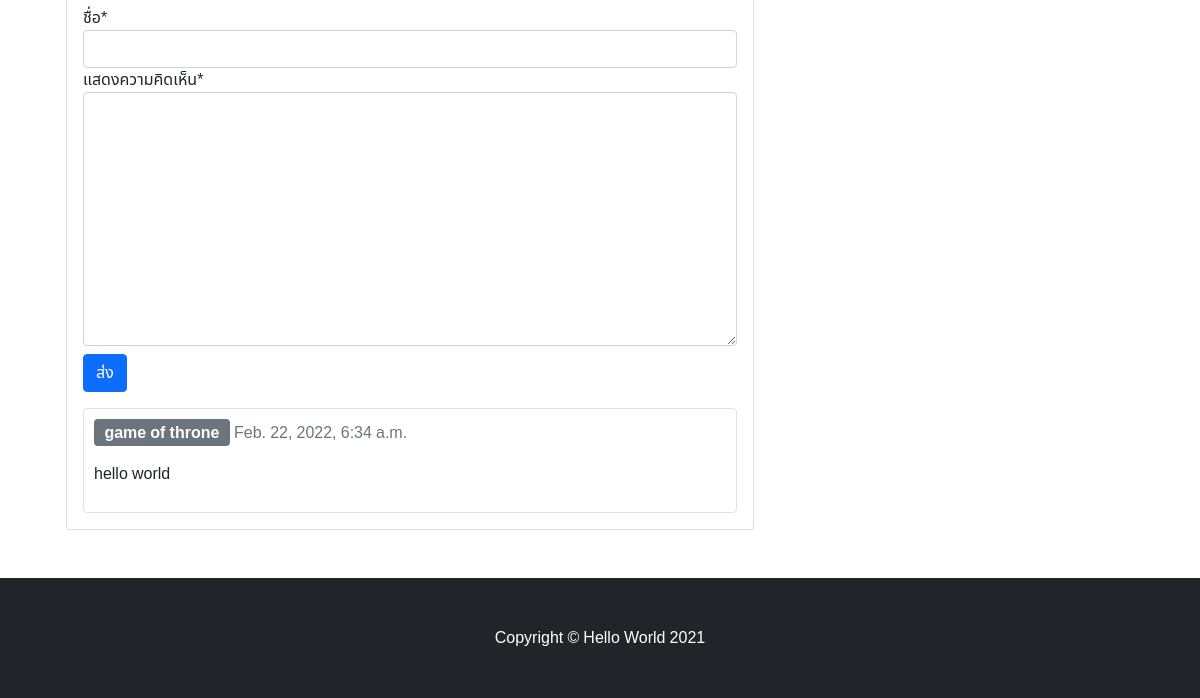
The page /what-is-technology/ (lower part) on the database as committed earlier.
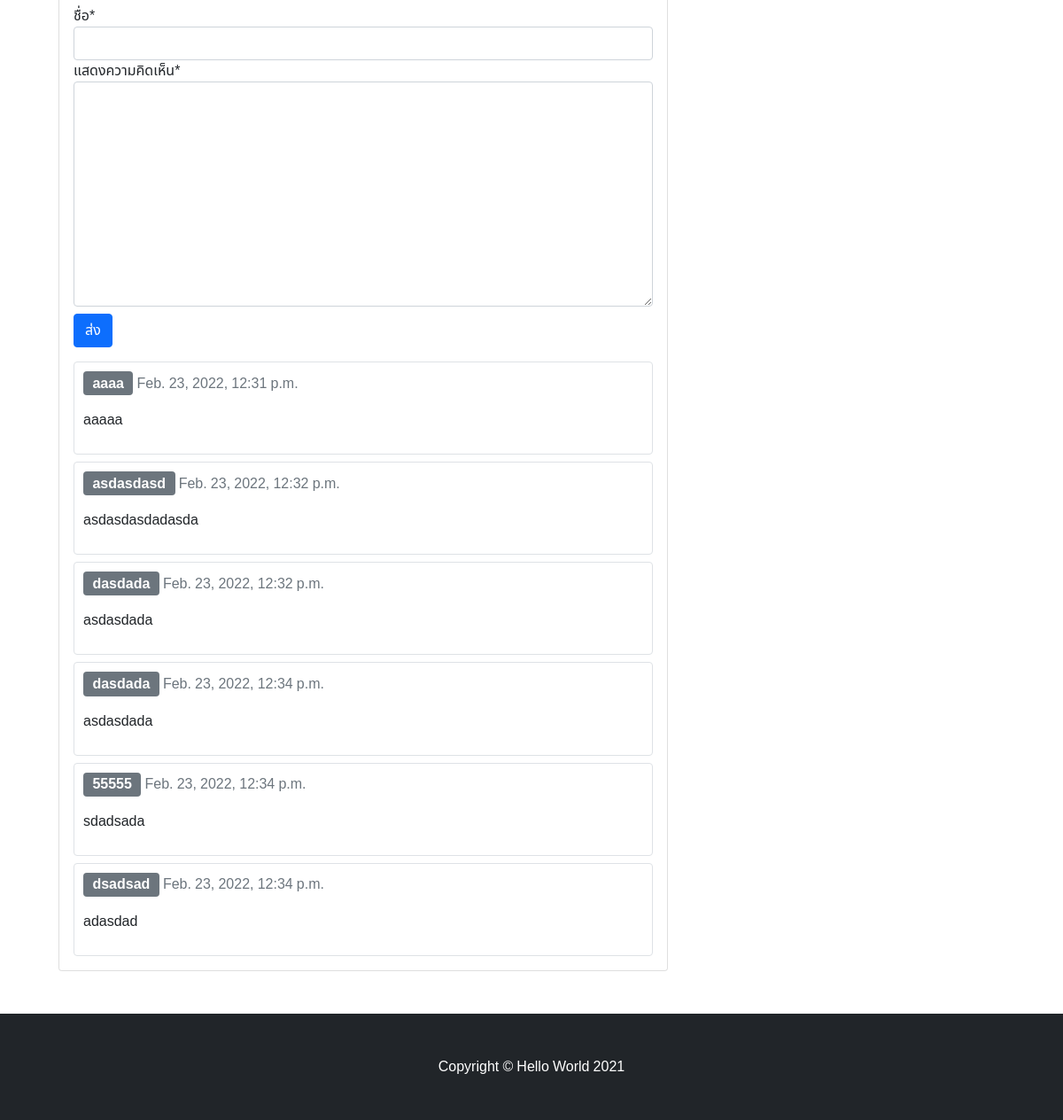
The same page on the database as committed later.
### blog/models.py (models this page shows, shortened)
class Comment(models.Model):
    post = models.ForeignKey(Blogs,on_delete=models.CASCADE,related_name='comments')
    name = models.CharField(max_length=80)
    body = models.TextField()
    created_on = models.DateTimeField(auto_now_add=True)
    active = models.BooleanField(default=True)
    class Meta:
        ordering = ['created_on']

### blog/views.py (the view, shortened to what this page needs)
# urls.py: path('<slug:slug>/',blogdetail,name="blogdetail"),
def blogdetail(request,slug):
    template_name = 'blogdetail.html'
    blogdetail = Blogs.objects.get(slug=slug)
    post = get_object_or_404(Blogs,slug=slug)
    comments = post.comments.filter(active=True)
    new_comment = None
    if request.method == 'POST':
        form = CommentForm(data= request.POST)
        if form.is_valid():
            new_comment = form.save(commit=False)
            new_comment.post = post
            new_comment.save()
    else:
        form = CommentForm()
    return render(request,template_name,{'blogdetail':blogdetail,'form':form,'post':post,'new_comment':new_comment,'comments':comments})

### blog/forms.py
class CommentForm(ModelForm):
    class Meta:
        model = Comment
        fields = ('name','body')
        labels = {
            "name":"ชื่อ",
            "body":"แสดงความคิดเห็น",
        }

### blog/context_processors.py (called while the page is built)
def category_link(request):
    links = Category.objects.all()
    last = Blogs.objects.all().order_by('-pk')
    return dict(link=links)

def last_blog(request):
    last = Blogs.objects.all().order_by('-pk')[:4]
    blogs = Blogs.objects.all()
    return dict(last=last,blogs=blogs)

### blog/models.py (called while the page is built)
    def get_url(self):
        return reverse('blogdetail', args=[self.slug])

### category/models.py (called while the page is built)
    def get_url(self):
        return reverse('category', args=[self.slug])

### blog/templates/blogdetail.html (shortened to what this page needs)
{% load static %}
{% load crispy_forms_tags %}
<!DOCTYPE html>
<html lang="en">
<head>
    <link href="https://cdn.jsdelivr.net/npm/bootstrap@5.1.3/dist/css/bootstrap.min.css" rel="stylesheet">
	<link rel="stylesheet" type="text/css" href="{% static 'css/custom.css' %}">
</head>
<body style="font-family: 'Noto Sans Thai', sans-serif;">
	<div class="container mt-5 ">
		<div class="row">
			<div class="col-lg-8">
				<div class="container mt-5 mb-5">
					<div class="card">
						<div class="card-body">
							<form method="post" style="margin-top: 1.3em;" >
							  {{ form |crispy }}
							  <button type="submit" class="btn btn-primary mt-2 mb-2">ส่ง</button>
							</form>
									{% for comment in comments %}
										<div class="comments border mt-2 rounded" style="padding: 10px;">
											<strong class="fs-6 font-weight-bold badge bg-secondary">{{ comment.name }}</strong>
											<span class=" text-muted bg-white mt-2">{{ comment.created_on }}</span>
											<p class="mt-3 ">{{ comment.body | linebreaks }}</p>
										</div>
									{% endfor %}
						</div>
					</div>
				</div>
			</div>
			<div class="col-lg-4">
			</div>
		</div>
	</div>
	<footer class="py-5 bg-dark navbar-fixed-bottom">
		<div class="container"><p class="m-0 text-center text-white">Copyright &copy; Hello World 2021</p></div>
	</footer>
</body>
</html>

Rows that differ between the two databases and show on the page:
removed Comment: name "game of throne", created_on "Feb. 22, 2022, 6:34 a.m.", body "hello world"
added Comment: name "aaaa", created_on "Feb. 23, 2022, 12:31 p.m.", body "aaaaa"
added Comment: name "asdasdasd", created_on "Feb. 23, 2022, 12:32 p.m.", body "asdasdasdadasda"
added Comment: name "dasdada", created_on "Feb. 23, 2022, 12:32 p.m.", body "asdasdada"
added Comment: name "dasdada", created_on "Feb. 23, 2022, 12:34 p.m.", body "asdasdada"
added Comment: name "55555", created_on "Feb. 23, 2022, 12:34 p.m.", body "sdadsada"
added Comment: name "dsadsad", created_on "Feb. 23, 2022, 12:34 p.m.", body "adasdad"
